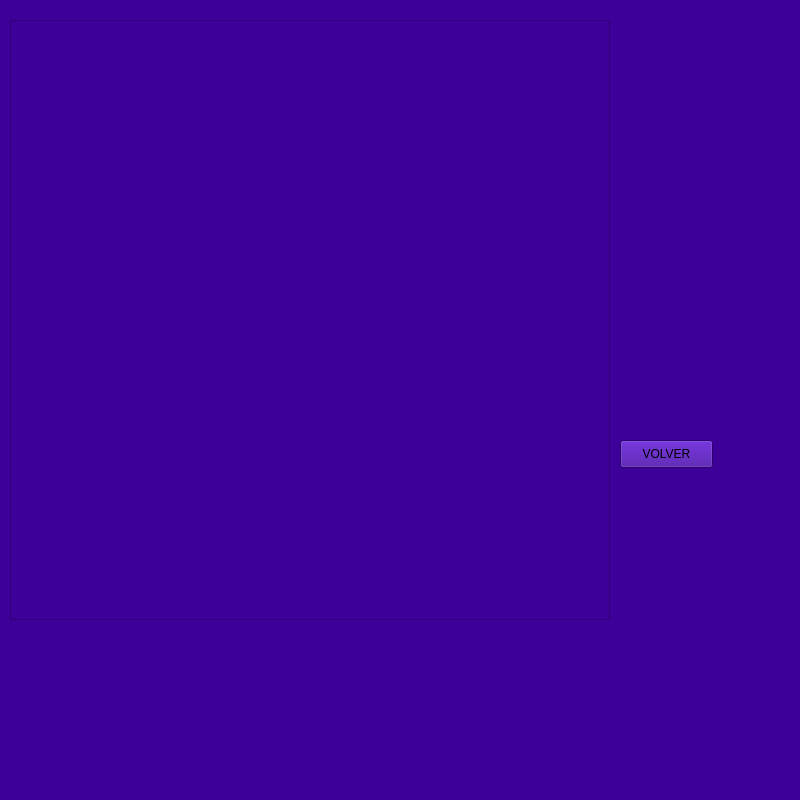
<?xml version="1.0" encoding="UTF-8"?>
<ui version="4.0">
 <class>MenuInicial</class>
 <widget class="QMainWindow" name="MenuInicial">
  <property name="geometry">
   <rect>
    <x>0</x>
    <y>0</y>
    <width>800</width>
    <height>800</height>
   </rect>
  </property>
  <property name="minimumSize">
   <size>
    <width>800</width>
    <height>800</height>
   </size>
  </property>
  <property name="maximumSize">
   <size>
    <width>800</width>
    <height>800</height>
   </size>
  </property>
  <property name="windowTitle">
   <string>MainWindow</string>
  </property>
  <property name="styleSheet">
   <string notr="true">background-color: rgb(61, 0, 153);</string>
  </property>
  <widget class="QWidget" name="centralwidget">
   <widget class="QWidget" name="verticalLayoutWidget">
    <property name="geometry">
     <rect>
      <x>80</x>
      <y>200</y>
      <width>500</width>
      <height>171</height>
     </rect>
    </property>
    <layout class="QVBoxLayout" name="verticalLayout_2">
     <item>
      <widget class="QPushButton" name="Solitario">
       <property name="styleSheet">
        <string notr="true">font: 75 12pt &quot;8514oem&quot;;</string>
       </property>
       <property name="text">
        <string>UN SOLO JUGADOR</string>
       </property>
      </widget>
     </item>
     <item>
      <widget class="QPushButton" name="Multijugador">
       <property name="styleSheet">
        <string notr="true">font: 75 12pt &quot;8514oem&quot;;</string>
       </property>
       <property name="text">
        <string>DOS JUGADORES</string>
       </property>
      </widget>
     </item>
     <item>
      <widget class="QPushButton" name="CargarPartida">
       <property name="styleSheet">
        <string notr="true">font: 75 12pt &quot;8514oem&quot;;</string>
       </property>
       <property name="text">
        <string>CARGAR PARTIDA</string>
       </property>
      </widget>
     </item>
     <item>
      <widget class="QPushButton" name="Instrucciones">
       <property name="styleSheet">
        <string notr="true">font: 75 12pt &quot;8514oem&quot;;</string>
       </property>
       <property name="text">
        <string>INSTRUCCIONES</string>
       </property>
      </widget>
     </item>
    </layout>
   </widget>
   <widget class="QWidget" name="verticalLayoutWidget_2">
    <property name="geometry">
     <rect>
      <x>360</x>
      <y>500</y>
      <width>212</width>
      <height>107</height>
     </rect>
    </property>
    <layout class="QVBoxLayout" name="verticalLayout_3">
     <item>
      <widget class="QLabel" name="label">
       <property name="whatsThis">
        <string>&lt;html&gt;&lt;head/&gt;&lt;body&gt;&lt;p align=&quot;center&quot;&gt;&lt;br/&gt;&lt;/p&gt;&lt;/body&gt;&lt;/html&gt;</string>
       </property>
       <property name="styleSheet">
        <string notr="true">font: 75 12pt &quot;8514oem&quot;;</string>
       </property>
       <property name="text">
        <string>       NOMBRE</string>
       </property>
      </widget>
     </item>
     <item>
      <widget class="QLineEdit" name="nombre"/>
     </item>
     <item>
      <widget class="QLabel" name="label_2">
       <property name="styleSheet">
        <string notr="true">font: 75 12pt &quot;8514oem&quot;;</string>
       </property>
       <property name="text">
        <string>     CONTRASENA</string>
       </property>
      </widget>
     </item>
     <item>
      <widget class="QLineEdit" name="contrasena"/>
     </item>
    </layout>
   </widget>
   <widget class="QPushButton" name="Continuar">
    <property name="geometry">
     <rect>
      <x>330</x>
      <y>440</y>
      <width>101</width>
      <height>28</height>
     </rect>
    </property>
    <property name="styleSheet">
     <string notr="true">font: 75 12pt &quot;8514oem&quot;;</string>
    </property>
    <property name="text">
     <string>CONTINUAR</string>
    </property>
   </widget>
   <widget class="QPushButton" name="atras">
    <property name="geometry">
     <rect>
      <x>620</x>
      <y>440</y>
      <width>93</width>
      <height>28</height>
     </rect>
    </property>
    <property name="styleSheet">
     <string notr="true">font: 75 12pt &quot;8514oem&quot;;</string>
    </property>
    <property name="text">
     <string>VOLVER</string>
    </property>
   </widget>
   <widget class="QLabel" name="label_3">
    <property name="geometry">
     <rect>
      <x>90</x>
      <y>90</y>
      <width>631</width>
      <height>91</height>
     </rect>
    </property>
    <property name="styleSheet">
     <string notr="true"> font: 48pt &quot;Arial 93&quot;;</string>
    </property>
    <property name="text">
     <string>FINAL DEFENDER</string>
    </property>
   </widget>
   <widget class="QGraphicsView" name="graphicsView">
    <property name="geometry">
     <rect>
      <x>10</x>
      <y>20</y>
      <width>600</width>
      <height>600</height>
     </rect>
    </property>
    <property name="minimumSize">
     <size>
      <width>600</width>
      <height>600</height>
     </size>
    </property>
    <property name="maximumSize">
     <size>
      <width>600</width>
      <height>600</height>
     </size>
    </property>
   </widget>
  </widget>
  <widget class="QMenuBar" name="menubar">
   <property name="geometry">
    <rect>
     <x>0</x>
     <y>0</y>
     <width>800</width>
     <height>26</height>
    </rect>
   </property>
  </widget>
  <widget class="QStatusBar" name="statusbar"/>
 </widget>
 <resources/>
 <connections/>
</ui>
